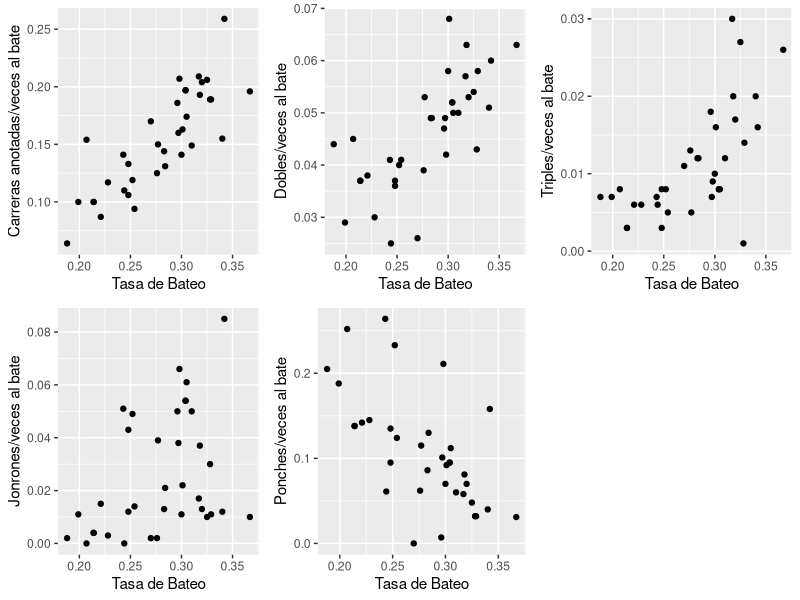
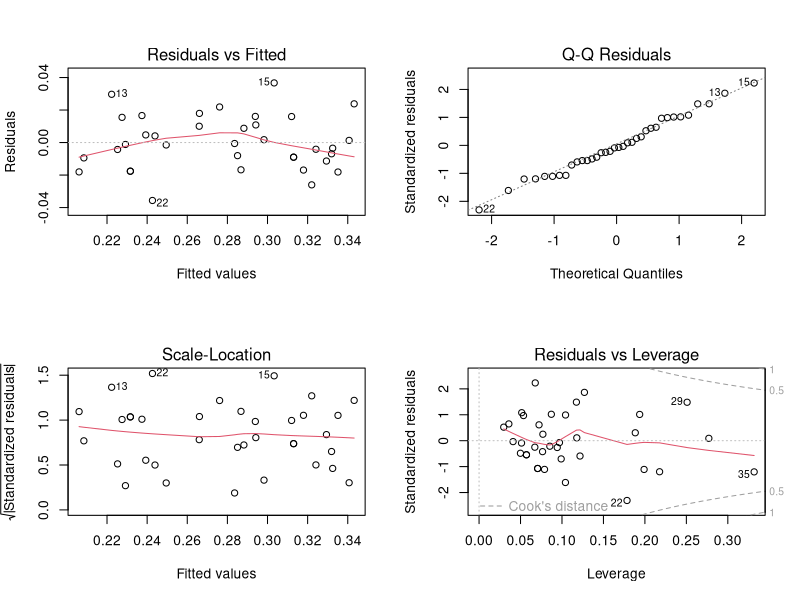

These charts were generated, in order, by the following R code:
## ---- chunk 1
knitr::opts_chunk$set(echo = TRUE)
## ---- chunk 2
library(readxl)
Baseball <- read_excel("../data/Baseball.xlsx")
head(Baseball)
## ---- chunk 3
n <- 36
set.seed(777)

elegidos <- sort(sample(seq_len(nrow(Baseball)),size = n))
Baseball_80 <- Baseball[elegidos, ]
Baseball_20 <- Baseball[-elegidos, ]
Baseball_20
## ---- chunk 4
library("ggplot2")
library(ggpubr)
grafico_X2 <- ggplot(Baseball_80, aes(X1, X2)) + geom_point() + labs(x = "Tasa de Bateo", y = "Carreras anotadas/veces al bate")
grafico_X3 <- ggplot(Baseball_80, aes(X1, X3)) + geom_point() + labs(x = "Tasa de Bateo", y = "Dobles/veces al bate")
grafico_X4 <- ggplot(Baseball_80, aes(X1, X4)) + geom_point() + labs(x = "Tasa de Bateo", y = "Triples/veces al bate")
grafico_X5 <- ggplot(Baseball_80, aes(X1, X5)) + geom_point() + labs(x = "Tasa de Bateo", y = "Jonrones/veces al bate")
grafico_X6 <- ggplot(Baseball_80, aes(X1, X6)) + geom_point() + labs(x = "Tasa de Bateo", y = "Ponches/veces al bate")

ggarrange(grafico_X2, grafico_X3, grafico_X4, grafico_X5, grafico_X6, ncol = 3, nrow = 2)
## ---- chunk 5
cor(Baseball_80)
## ---- chunk 6
tasa_de_bateo <- Baseball_80$X1
carreras <- Baseball_80$X2
dobles <- Baseball_80$X3
triples <- Baseball_80$X4
jonrones <- Baseball_80$X5
ponches <- Baseball_80$X6

m1 <- lm(tasa_de_bateo ~ carreras + dobles + triples + jonrones + ponches)
summary(m1)
## ---- chunk 7
m2 <- lm(X1 ~ X2 + X3 +X6, data=Baseball_80)
summary(m2)
## ---- chunk 8
predict.lm(m2,newdata=Baseball_20,interval="confidence")

## ---- chunk 9
par(mfrow=c(2,2))
plot(m2)
